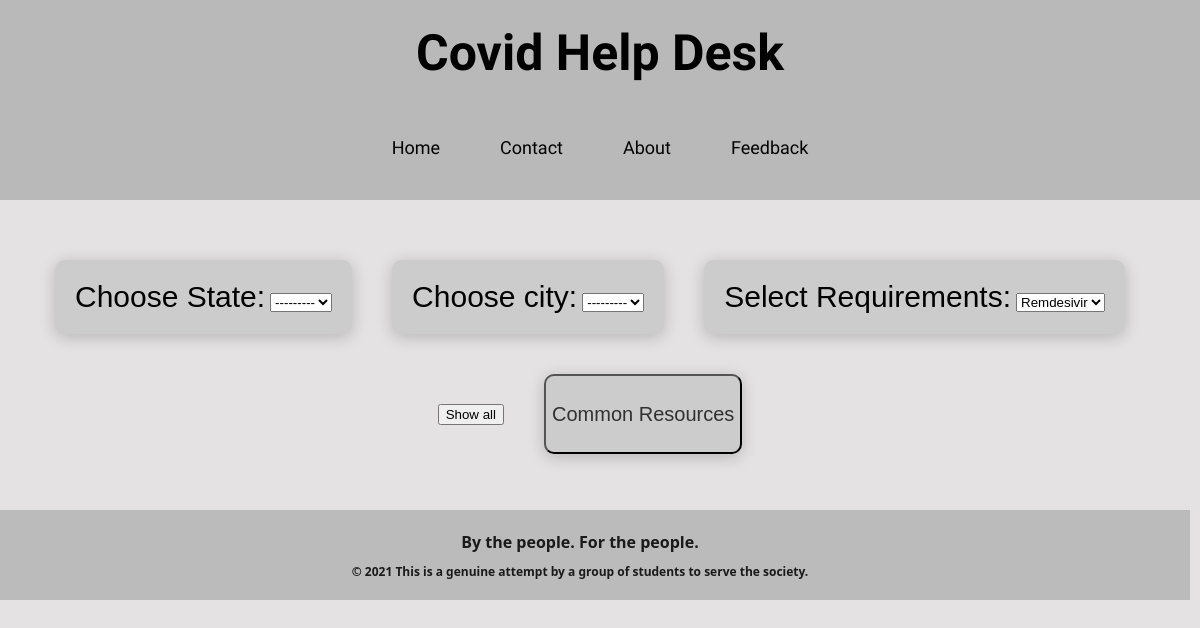
The app's page /resources/, older data.
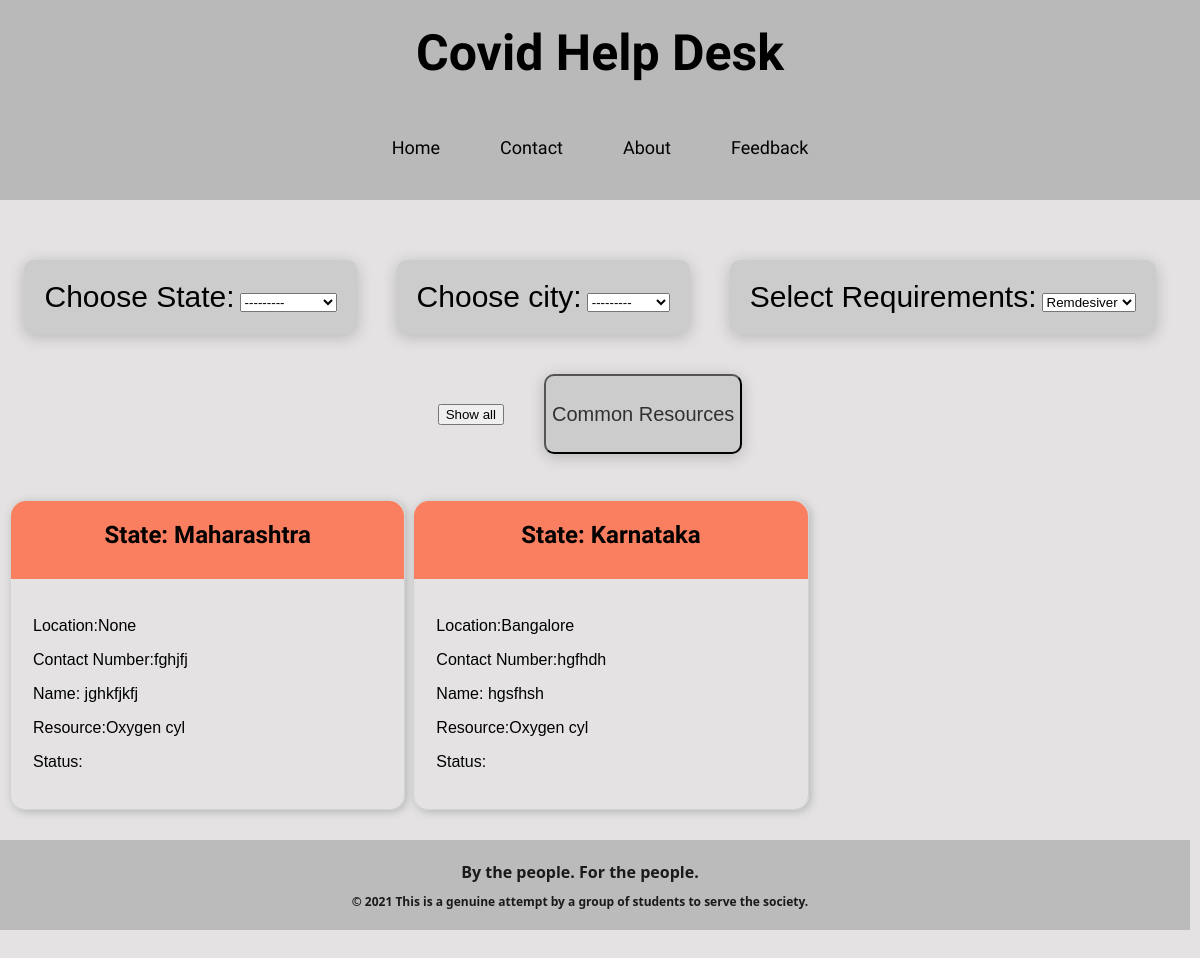
The same page, newer data.
### receiver/models.py (models this page shows, shortened)
class Res_type(models.Model):
    resource_name = models.CharField(max_length=50)
    more_info = models.CharField(
        default='', max_length=200, blank=True, null=True)
    def __str__(self):
        return self.resource_name

class Resource(models.Model):
    contact_name = models.CharField(default='', max_length=200)
    email_id = models.CharField(default='', max_length=200)
    web_site = models.CharField(default='', max_length=200)
    phone = models.CharField(default='', max_length=200)
    state = models.ForeignKey(
        State, on_delete=models.SET_NULL, blank=True, null=True)
    city = models.ForeignKey(
        City, on_delete=models.SET_NULL, blank=True, null=True)
    resource_name = models.ForeignKey(
        Res_type, verbose_name="resc_type", on_delete=models.DO_NOTHING)
    description = models.CharField(max_length=200, blank=True, null=True)
    verified = models.BooleanField(default=False)
    created_at = models.DateField(default=timezone.now, auto_created=True)
    updated_at = models.DateField(auto_now=True)

class State(models.Model):
    name = models.CharField(max_length=40)
    def __str__(self):
        return self.name

class City(models.Model):
    state = models.ForeignKey(
        State, on_delete=models.CASCADE)
    name = models.CharField(max_length=40)
    def __str__(self):
        return self.name

### receiver/views.py (the view)
# urls.py: path('resources/', views.resources, name='resources'),
def resources(request):
    posts = Resource.objects.all()
    pf_new = Post_filt()
    if request.method == "POST":
        pf = Post_filt(request.POST)
        return render(request, 'resources.html', {'posts': posts, 'pf': pf})
    return render(request, 'resources.html', {'posts': posts, 'pf': pf_new})

### receiver/forms.py
class Post_filt(forms.ModelForm):
    class Meta:
        model = Needy
        fields = ['state', 'city', 'resource_name']

### receiver/templates/resources.html (shortened to what this page needs)
{% extends 'base.html'%}
{% block content %}
{% load static %}
<link rel="stylesheet" href="{% static 'css/cards.css' %}" type="text/css" />
<div class="selection_box" method="POST" id='postN' data-cities-url="{% url 'ajax_load_cities' %}"
    post-cards-url="{% url 'newpostCards' %}">
    <div class="Regiondropdown">
        <div id="SelectRegion">
            <label id="LabelText">Choose State:</label>
            {{ pf.state }}
        </div>
    </div>
    <div class="Regiondropdown">
        <div id="SelectRegion">
            <label id="LabelText">Choose city:</label>
            {{ pf.city }}
        </div>
    </div>
    <div class="Requirementdropdown">
        <div id="SelectRequirement">
            <label id="LabelText">Select Requirements:</label>
            {{ pf.resource_name }}
        </div>
    </div>
    <div class="resources_button">
        <button id="show_all">Show all</button>
    </div>
    <div class="resources_button">
        <button id="CommonResources">Common Resources</button>
    </div>
</div>
<div class="whole_card" id='post_cards'>
    {% for post in posts %}
    <div class="card1">
        <div class="State" style="color: black;">
            <h2>State: {{post.state}}</h2>
        </div>
        <div class="container">
            <p>Location:{{post.city}}</p>
            <p>Contact Number:{{post.phone}} </p>
            <p>Name: {{post.contact_name}}</p>
            <p>Resource:{{post.resource_name}}
            </p>
            <p>Status: </p>
        </div>
    </div>
    {% endfor %}
</div>
{% endblock %}

Row changes from the older to the newer data that the page shows:
changed Res_type: resource_name "Remdesivir" → "Remdesiver"
added Resource: state "Maharashtra", city "None", phone "fghjfj", contact_name "jghkfjkfj", resource_name "Oxygen cyl"
added Resource: state "Karnataka", city "Bangalore", phone "hgfhdh", contact_name "hgsfhsh", resource_name "Oxygen cyl"
